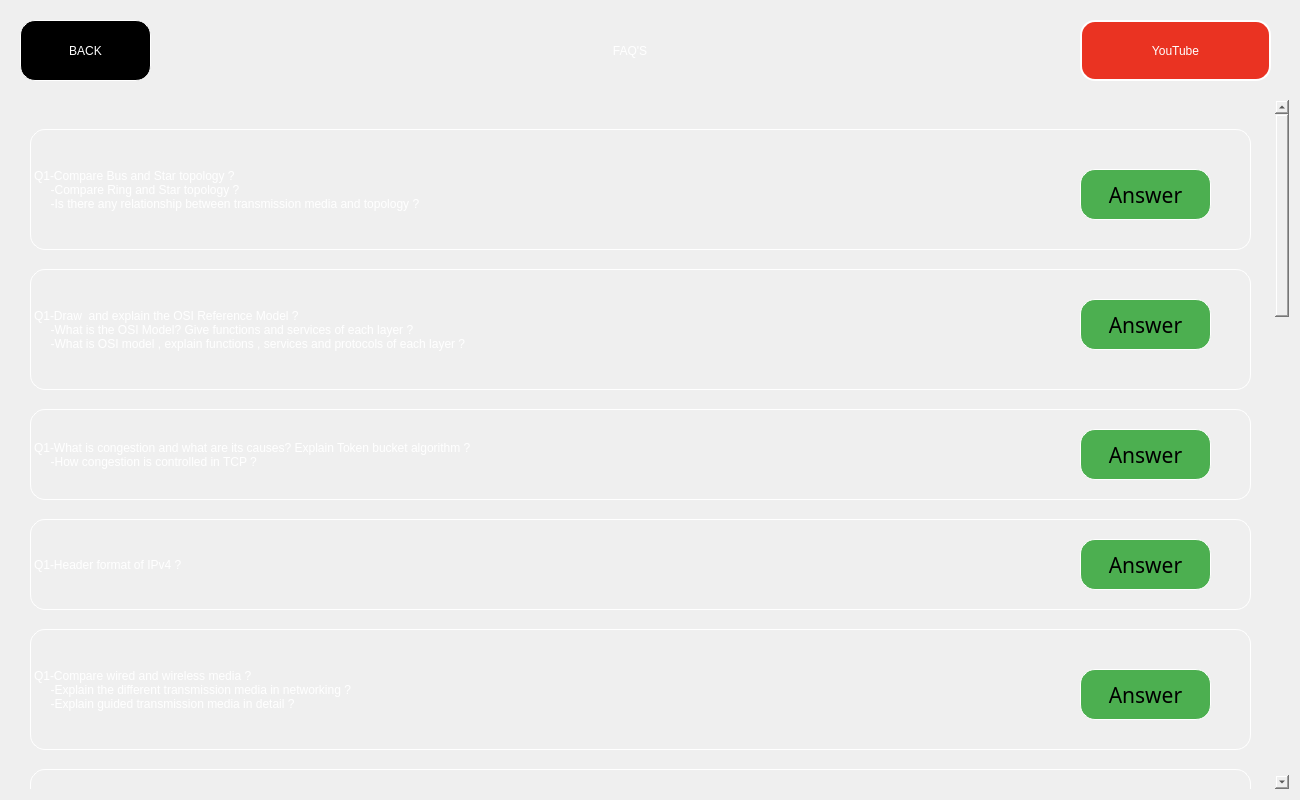
<?xml version="1.0" encoding="UTF-8"?>
<ui version="4.0">
 <class>MainWindow</class>
 <widget class="QMainWindow" name="MainWindow">
  <property name="geometry">
   <rect>
    <x>0</x>
    <y>0</y>
    <width>1300</width>
    <height>800</height>
   </rect>
  </property>
  <property name="minimumSize">
   <size>
    <width>1300</width>
    <height>800</height>
   </size>
  </property>
  <property name="windowTitle">
   <string>DARN IT</string>
  </property>
  <property name="windowIcon">
   <iconset>
    <normaloff>pictures/icon.png</normaloff>pictures/icon.png</iconset>
  </property>
  <property name="styleSheet">
   <string notr="true"/>
  </property>
  <widget class="QWidget" name="centralwidget">
   <widget class="QLabel" name="title">
    <property name="geometry">
     <rect>
      <x>300</x>
      <y>20</y>
      <width>660</width>
      <height>61</height>
     </rect>
    </property>
    <property name="styleSheet">
     <string notr="true">color: rgb(255, 255, 255);
font: 22pt &quot;Artifakt Element&quot;;
background : transparent;</string>
    </property>
    <property name="text">
     <string>FAQ'S</string>
    </property>
    <property name="alignment">
     <set>Qt::AlignCenter</set>
    </property>
   </widget>
   <widget class="QPushButton" name="back">
    <property name="geometry">
     <rect>
      <x>20</x>
      <y>20</y>
      <width>131</width>
      <height>61</height>
     </rect>
    </property>
    <property name="styleSheet">
     <string notr="true">background-color:rgb(0, 0, 0);
color:rgb(255, 255, 255);
font: 16pt &quot;Artifakt Element&quot;;
border : outset ;
border-width : 1px;
border-color: rgb(255, 255, 255);
border-radius : 15px;


</string>
    </property>
    <property name="text">
     <string>BACK</string>
    </property>
   </widget>
   <widget class="QScrollArea" name="scrollArea">
    <property name="geometry">
     <rect>
      <x>10</x>
      <y>99</y>
      <width>1280</width>
      <height>691</height>
     </rect>
    </property>
    <property name="minimumSize">
     <size>
      <width>1280</width>
      <height>680</height>
     </size>
    </property>
    <property name="styleSheet">
     <string notr="true">background : transparent;</string>
    </property>
    <property name="verticalScrollBarPolicy">
     <enum>Qt::ScrollBarAlwaysOn</enum>
    </property>
    <property name="horizontalScrollBarPolicy">
     <enum>Qt::ScrollBarAlwaysOff</enum>
    </property>
    <property name="widgetResizable">
     <bool>true</bool>
    </property>
    <widget class="QWidget" name="scrollAreaWidgetContents_2">
     <property name="geometry">
      <rect>
       <x>0</x>
       <y>0</y>
       <width>1257</width>
       <height>2238</height>
      </rect>
     </property>
     <layout class="QVBoxLayout" name="verticalLayout">
      <item>
       <widget class="QFrame" name="frame">
        <property name="minimumSize">
         <size>
          <width>0</width>
          <height>2220</height>
         </size>
        </property>
        <property name="styleSheet">
         <string notr="true">background : transparent;</string>
        </property>
        <property name="frameShape">
         <enum>QFrame::StyledPanel</enum>
        </property>
        <property name="frameShadow">
         <enum>QFrame::Raised</enum>
        </property>
        <widget class="QLabel" name="label_2">
         <property name="geometry">
          <rect>
           <x>10</x>
           <y>20</y>
           <width>1221</width>
           <height>121</height>
          </rect>
         </property>
         <property name="styleSheet">
          <string notr="true">color: rgb(255, 255, 255);
font: 16pt &quot;Artifakt Element&quot;;
background : transparent;
border : outset ;
border-width : 1px;
border-color: rgb(255, 255, 255);
border-radius : 15px</string>
         </property>
         <property name="text">
          <string>Q1-Compare Bus and Star topology ?
     -Compare Ring and Star topology ?
     -Is there any relationship between transmission media and topology ?</string>
         </property>
         <property name="alignment">
          <set>Qt::AlignLeading|Qt::AlignLeft|Qt::AlignVCenter</set>
         </property>
        </widget>
        <widget class="QLabel" name="label_3">
         <property name="geometry">
          <rect>
           <x>10</x>
           <y>160</y>
           <width>1221</width>
           <height>121</height>
          </rect>
         </property>
         <property name="styleSheet">
          <string notr="true">color: rgb(255, 255, 255);
font: 16pt &quot;Artifakt Element&quot;;
background : transparent;
border : outset ;
border-width : 1px;
border-color: rgb(255, 255, 255);
border-radius : 15px</string>
         </property>
         <property name="text">
          <string>Q1-Draw  and explain the OSI Reference Model ?
     -What is the OSI Model? Give functions and services of each layer ?
     -What is OSI model , explain functions , services and protocols of each layer ?</string>
         </property>
         <property name="alignment">
          <set>Qt::AlignLeading|Qt::AlignLeft|Qt::AlignVCenter</set>
         </property>
        </widget>
        <widget class="QLabel" name="label_4">
         <property name="geometry">
          <rect>
           <x>10</x>
           <y>300</y>
           <width>1221</width>
           <height>91</height>
          </rect>
         </property>
         <property name="styleSheet">
          <string notr="true">color: rgb(255, 255, 255);
font: 16pt &quot;Artifakt Element&quot;;
background : transparent;
border : outset ;
border-width : 1px;
border-color: rgb(255, 255, 255);
border-radius : 15px</string>
         </property>
         <property name="text">
          <string>Q1-What is congestion and what are its causes? Explain Token bucket algorithm ?
     -How congestion is controlled in TCP ?</string>
         </property>
         <property name="alignment">
          <set>Qt::AlignLeading|Qt::AlignLeft|Qt::AlignVCenter</set>
         </property>
        </widget>
        <widget class="QLabel" name="label_5">
         <property name="geometry">
          <rect>
           <x>10</x>
           <y>410</y>
           <width>1221</width>
           <height>91</height>
          </rect>
         </property>
         <property name="styleSheet">
          <string notr="true">color: rgb(255, 255, 255);
font: 16pt &quot;Artifakt Element&quot;;
background : transparent;
border : outset ;
border-width : 1px;
border-color: rgb(255, 255, 255);
border-radius : 15px</string>
         </property>
         <property name="text">
          <string>Q1-Header format of IPv4 ?</string>
         </property>
         <property name="alignment">
          <set>Qt::AlignLeading|Qt::AlignLeft|Qt::AlignVCenter</set>
         </property>
        </widget>
        <widget class="QLabel" name="label_6">
         <property name="geometry">
          <rect>
           <x>10</x>
           <y>520</y>
           <width>1221</width>
           <height>121</height>
          </rect>
         </property>
         <property name="styleSheet">
          <string notr="true">color: rgb(255, 255, 255);
font: 16pt &quot;Artifakt Element&quot;;
background : transparent;
border : outset ;
border-width : 1px;
border-color: rgb(255, 255, 255);
border-radius : 15px</string>
         </property>
         <property name="text">
          <string>Q1-Compare wired and wireless media ?
     -Explain the different transmission media in networking ?
     -Explain guided transmission media in detail ?</string>
         </property>
         <property name="alignment">
          <set>Qt::AlignLeading|Qt::AlignLeft|Qt::AlignVCenter</set>
         </property>
        </widget>
        <widget class="QLabel" name="label_7">
         <property name="geometry">
          <rect>
           <x>10</x>
           <y>660</y>
           <width>1221</width>
           <height>151</height>
          </rect>
         </property>
         <property name="styleSheet">
          <string notr="true">color: rgb(255, 255, 255);
font: 16pt &quot;Artifakt Element&quot;;
background : transparent;
border : outset ;
border-width : 1px;
border-color: rgb(255, 255, 255);
border-radius : 15px</string>
         </property>
         <property name="text">
          <string>Q1-Explain ALOHA and Slotted ALOHA ?
    -Examine different types of ALOHA ?
    -What is pure ALOHA and slotted ALOHA , what is efficiency , justify your answer ?
    -Compare pure and slotted ALOHA ?</string>
         </property>
         <property name="alignment">
          <set>Qt::AlignLeading|Qt::AlignLeft|Qt::AlignVCenter</set>
         </property>
        </widget>
        <widget class="QLabel" name="label_8">
         <property name="geometry">
          <rect>
           <x>10</x>
           <y>830</y>
           <width>1221</width>
           <height>101</height>
          </rect>
         </property>
         <property name="styleSheet">
          <string notr="true">color: rgb(255, 255, 255);
font: 16pt &quot;Artifakt Element&quot;;
background : transparent;
border : outset ;
border-width : 1px;
border-color: rgb(255, 255, 255);
border-radius : 15px</string>
         </property>
         <property name="text">
          <string>Q1-What is HDLC , Compare frame formats,I frame , S frame , U frame ?
    -Explain HDLC protocol along with its frame structure ?   </string>
         </property>
         <property name="alignment">
          <set>Qt::AlignLeading|Qt::AlignLeft|Qt::AlignVCenter</set>
         </property>
        </widget>
        <widget class="QLabel" name="label_9">
         <property name="geometry">
          <rect>
           <x>10</x>
           <y>950</y>
           <width>1221</width>
           <height>101</height>
          </rect>
         </property>
         <property name="styleSheet">
          <string notr="true">color: rgb(255, 255, 255);
font: 16pt &quot;Artifakt Element&quot;;
background : transparent;
border : outset ;
border-width : 1px;
border-color: rgb(255, 255, 255);
border-radius : 15px</string>
         </property>
         <property name="text">
          <string>Q1-Explain IP address and subnet mask ?
    -What is IP addressing?How it is classified?How is subnet addressing performed ?</string>
         </property>
         <property name="alignment">
          <set>Qt::AlignLeading|Qt::AlignLeft|Qt::AlignVCenter</set>
         </property>
        </widget>
        <widget class="QLabel" name="label_10">
         <property name="geometry">
          <rect>
           <x>10</x>
           <y>1070</y>
           <width>1221</width>
           <height>101</height>
          </rect>
         </property>
         <property name="styleSheet">
          <string notr="true">color: rgb(255, 255, 255);
font: 16pt &quot;Artifakt Element&quot;;
background : transparent;
border : outset ;
border-width : 1px;
border-color: rgb(255, 255, 255);
border-radius : 15px</string>
         </property>
         <property name="text">
          <string>Q1-Explain CSMA/CD ?
    -What is p persistant CSMA ?</string>
         </property>
         <property name="alignment">
          <set>Qt::AlignLeading|Qt::AlignLeft|Qt::AlignVCenter</set>
         </property>
        </widget>
        <widget class="QLabel" name="label_11">
         <property name="geometry">
          <rect>
           <x>0</x>
           <y>1190</y>
           <width>1231</width>
           <height>101</height>
          </rect>
         </property>
         <property name="styleSheet">
          <string notr="true">color: rgb(255, 255, 255);
font: 16pt &quot;Artifakt Element&quot;;
background : transparent;
border : outset ;
border-width : 1px;
border-color: rgb(255, 255, 255);
border-radius : 15px</string>
         </property>
         <property name="text">
          <string>Q1-Compare LAN,MAN,WAN ?
    -Examine advantages of LAN,MAN,WAN ?</string>
         </property>
         <property name="alignment">
          <set>Qt::AlignLeading|Qt::AlignLeft|Qt::AlignVCenter</set>
         </property>
        </widget>
        <widget class="QLabel" name="label_12">
         <property name="geometry">
          <rect>
           <x>0</x>
           <y>1310</y>
           <width>1231</width>
           <height>81</height>
          </rect>
         </property>
         <property name="styleSheet">
          <string notr="true">color: rgb(255, 255, 255);
font: 16pt &quot;Artifakt Element&quot;;
background : transparent;
border : outset ;
border-width : 1px;
border-color: rgb(255, 255, 255);
border-radius : 15px</string>
         </property>
         <property name="text">
          <string>Q1-Compare TCP and UDP ?</string>
         </property>
         <property name="alignment">
          <set>Qt::AlignLeading|Qt::AlignLeft|Qt::AlignVCenter</set>
         </property>
        </widget>
        <widget class="QLabel" name="label_13">
         <property name="geometry">
          <rect>
           <x>0</x>
           <y>1410</y>
           <width>1231</width>
           <height>251</height>
          </rect>
         </property>
         <property name="styleSheet">
          <string notr="true">color: rgb(255, 255, 255);
font: 16pt &quot;Artifakt Element&quot;;
background : transparent;
border : outset ;
border-width : 1px;
border-color: rgb(255, 255, 255);
border-radius : 15px</string>
         </property>
         <property name="text">
          <string>Q1-Suppose you develop a error recovery protocol for a link that is unreliable and delay sensitive ,
     which of the following protocol you wold choose -
     1)stop and wait 
     2) selective repeat 
     3)Go back?
    -What is difference between stop and wait and sliding window protocol ?
     Explain selective repeat protocol? </string>
         </property>
         <property name="alignment">
          <set>Qt::AlignLeading|Qt::AlignLeft|Qt::AlignVCenter</set>
         </property>
        </widget>
        <widget class="QLabel" name="label_14">
         <property name="geometry">
          <rect>
           <x>0</x>
           <y>1680</y>
           <width>1231</width>
           <height>161</height>
          </rect>
         </property>
         <property name="styleSheet">
          <string notr="true">color: rgb(255, 255, 255);
font: 16pt &quot;Artifakt Element&quot;;
background : transparent;
border : outset ;
border-width : 1px;
border-color: rgb(255, 255, 255);
border-radius : 15px</string>
         </property>
         <property name="text">
          <string>Q1-Generate the CRC code for a dataword  110010101.The divisor 10101.
    -Check whether there are errors in the received codeword ?
     Short note on CRC and checksum ?</string>
         </property>
         <property name="alignment">
          <set>Qt::AlignLeading|Qt::AlignLeft|Qt::AlignVCenter</set>
         </property>
        </widget>
        <widget class="QLabel" name="label_15">
         <property name="geometry">
          <rect>
           <x>0</x>
           <y>1860</y>
           <width>1231</width>
           <height>161</height>
          </rect>
         </property>
         <property name="styleSheet">
          <string notr="true">color: rgb(255, 255, 255);
font: 16pt &quot;Artifakt Element&quot;;
background : transparent;
border : outset ;
border-width : 1px;
border-color: rgb(255, 255, 255);
border-radius : 15px</string>
         </property>
         <property name="text">
          <string>Q1-What is routing in network , explain shortest routing path routing protocol ?
    -What are three main functions of network layer?What is routing ?
     What is shortest path routing ?</string>
         </property>
         <property name="alignment">
          <set>Qt::AlignLeading|Qt::AlignLeft|Qt::AlignVCenter</set>
         </property>
        </widget>
        <widget class="QLabel" name="label_16">
         <property name="geometry">
          <rect>
           <x>0</x>
           <y>2040</y>
           <width>1231</width>
           <height>161</height>
          </rect>
         </property>
         <property name="styleSheet">
          <string notr="true">color: rgb(255, 255, 255);
font: 16pt &quot;Artifakt Element&quot;;
background : transparent;
border : outset ;
border-width : 1px;
border-color: rgb(255, 255, 255);
border-radius : 15px</string>
         </property>
         <property name="text">
          <string>Q1-Compare Message Switching and Circuit Switching ?
    -Diffrenciate between message switching , circuit switching and packet switching ?</string>
         </property>
         <property name="alignment">
          <set>Qt::AlignLeading|Qt::AlignLeft|Qt::AlignVCenter</set>
         </property>
        </widget>
        <widget class="QPushButton" name="ans1">
         <property name="geometry">
          <rect>
           <x>1060</x>
           <y>60</y>
           <width>131</width>
           <height>51</height>
          </rect>
         </property>
         <property name="font">
          <font>
           <family>Artifakt Element</family>
           <pointsize>16</pointsize>
           <weight>50</weight>
           <italic>false</italic>
           <bold>false</bold>
          </font>
         </property>
         <property name="autoFillBackground">
          <bool>false</bool>
         </property>
         <property name="styleSheet">
          <string notr="true">background-color:#4CAF50;
color: rgb(0, 0, 0);
font: 16pt &quot;Artifakt Element&quot;;
border : outset ;
border-width : 1px;
border-color: rgb(255, 255, 255);
border-radius : 15px;


</string>
         </property>
         <property name="text">
          <string>Answer</string>
         </property>
        </widget>
        <widget class="QPushButton" name="ans2">
         <property name="geometry">
          <rect>
           <x>1060</x>
           <y>190</y>
           <width>131</width>
           <height>51</height>
          </rect>
         </property>
         <property name="font">
          <font>
           <family>Artifakt Element</family>
           <pointsize>16</pointsize>
           <weight>50</weight>
           <italic>false</italic>
           <bold>false</bold>
          </font>
         </property>
         <property name="autoFillBackground">
          <bool>false</bool>
         </property>
         <property name="styleSheet">
          <string notr="true">background-color:#4CAF50;
color: rgb(0, 0, 0);
font: 16pt &quot;Artifakt Element&quot;;
border : outset ;
border-width : 1px;
border-color: rgb(255, 255, 255);
border-radius : 15px;


</string>
         </property>
         <property name="text">
          <string>Answer</string>
         </property>
        </widget>
        <widget class="QPushButton" name="ans3">
         <property name="geometry">
          <rect>
           <x>1060</x>
           <y>320</y>
           <width>131</width>
           <height>51</height>
          </rect>
         </property>
         <property name="font">
          <font>
           <family>Artifakt Element</family>
           <pointsize>16</pointsize>
           <weight>50</weight>
           <italic>false</italic>
           <bold>false</bold>
          </font>
         </property>
         <property name="autoFillBackground">
          <bool>false</bool>
         </property>
         <property name="styleSheet">
          <string notr="true">background-color:#4CAF50;
color: rgb(0, 0, 0);
font: 16pt &quot;Artifakt Element&quot;;
border : outset ;
border-width : 1px;
border-color: rgb(255, 255, 255);
border-radius : 15px;


</string>
         </property>
         <property name="text">
          <string>Answer</string>
         </property>
        </widget>
        <widget class="QPushButton" name="ans4">
         <property name="geometry">
          <rect>
           <x>1060</x>
           <y>430</y>
           <width>131</width>
           <height>51</height>
          </rect>
         </property>
         <property name="font">
          <font>
           <family>Artifakt Element</family>
           <pointsize>16</pointsize>
           <weight>50</weight>
           <italic>false</italic>
           <bold>false</bold>
          </font>
         </property>
         <property name="autoFillBackground">
          <bool>false</bool>
         </property>
         <property name="styleSheet">
          <string notr="true">background-color:#4CAF50;
color: rgb(0, 0, 0);
font: 16pt &quot;Artifakt Element&quot;;
border : outset ;
border-width : 1px;
border-color: rgb(255, 255, 255);
border-radius : 15px;


</string>
         </property>
         <property name="text">
          <string>Answer</string>
         </property>
        </widget>
        <widget class="QPushButton" name="ans5">
         <property name="geometry">
          <rect>
           <x>1060</x>
           <y>560</y>
           <width>131</width>
           <height>51</height>
          </rect>
         </property>
         <property name="font">
          <font>
           <family>Artifakt Element</family>
           <pointsize>16</pointsize>
           <weight>50</weight>
           <italic>false</italic>
           <bold>false</bold>
          </font>
         </property>
         <property name="autoFillBackground">
          <bool>false</bool>
         </property>
         <property name="styleSheet">
          <string notr="true">background-color:#4CAF50;
color: rgb(0, 0, 0);
font: 16pt &quot;Artifakt Element&quot;;
border : outset ;
border-width : 1px;
border-color: rgb(255, 255, 255);
border-radius : 15px;


</string>
         </property>
         <property name="text">
          <string>Answer</string>
         </property>
        </widget>
        <widget class="QPushButton" name="ans6">
         <property name="geometry">
          <rect>
           <x>1060</x>
           <y>680</y>
           <width>131</width>
           <height>51</height>
          </rect>
         </property>
         <property name="font">
          <font>
           <family>Artifakt Element</family>
           <pointsize>16</pointsize>
           <weight>50</weight>
           <italic>false</italic>
           <bold>false</bold>
          </font>
         </property>
         <property name="autoFillBackground">
          <bool>false</bool>
         </property>
         <property name="styleSheet">
          <string notr="true">background-color:#4CAF50;
color: rgb(0, 0, 0);
font: 16pt &quot;Artifakt Element&quot;;
border : outset ;
border-width : 1px;
border-color: rgb(255, 255, 255);
border-radius : 15px;


</string>
         </property>
         <property name="text">
          <string>Answer</string>
         </property>
        </widget>
        <widget class="QPushButton" name="ans7">
         <property name="geometry">
          <rect>
           <x>1060</x>
           <y>850</y>
           <width>131</width>
           <height>51</height>
          </rect>
         </property>
         <property name="font">
          <font>
           <family>Artifakt Element</family>
           <pointsize>16</pointsize>
           <weight>50</weight>
           <italic>false</italic>
           <bold>false</bold>
          </font>
         </property>
         <property name="autoFillBackground">
          <bool>false</bool>
         </property>
         <property name="styleSheet">
          <string notr="true">background-color:#4CAF50;
color: rgb(0, 0, 0);
font: 16pt &quot;Artifakt Element&quot;;
border : outset ;
border-width : 1px;
border-color: rgb(255, 255, 255);
border-radius : 15px;


</string>
         </property>
         <property name="text">
          <string>Answer</string>
         </property>
        </widget>
        <widget class="QPushButton" name="ans8">
         <property name="geometry">
          <rect>
           <x>1060</x>
           <y>970</y>
           <width>131</width>
           <height>51</height>
          </rect>
         </property>
         <property name="font">
          <font>
           <family>Artifakt Element</family>
           <pointsize>16</pointsize>
           <weight>50</weight>
           <italic>false</italic>
           <bold>false</bold>
          </font>
         </property>
         <property name="autoFillBackground">
          <bool>false</bool>
         </property>
         <property name="styleSheet">
          <string notr="true">background-color:#4CAF50;
color: rgb(0, 0, 0);
font: 16pt &quot;Artifakt Element&quot;;
border : outset ;
border-width : 1px;
border-color: rgb(255, 255, 255);
border-radius : 15px;


</string>
         </property>
         <property name="text">
          <string>Answer</string>
         </property>
        </widget>
        <widget class="QPushButton" name="ans9">
         <property name="geometry">
          <rect>
           <x>1060</x>
           <y>1090</y>
           <width>131</width>
           <height>51</height>
          </rect>
         </property>
         <property name="font">
          <font>
           <family>Artifakt Element</family>
           <pointsize>16</pointsize>
           <weight>50</weight>
           <italic>false</italic>
           <bold>false</bold>
          </font>
         </property>
         <property name="autoFillBackground">
          <bool>false</bool>
         </property>
         <property name="styleSheet">
          <string notr="true">background-color:#4CAF50;
color: rgb(0, 0, 0);
font: 16pt &quot;Artifakt Element&quot;;
border : outset ;
border-width : 1px;
border-color: rgb(255, 255, 255);
border-radius : 15px;


</string>
         </property>
         <property name="text">
          <string>Answer</string>
         </property>
        </widget>
        <widget class="QPushButton" name="ans10">
         <property name="geometry">
          <rect>
           <x>1060</x>
           <y>1210</y>
           <width>131</width>
           <height>51</height>
          </rect>
         </property>
         <property name="font">
          <font>
           <family>Artifakt Element</family>
           <pointsize>16</pointsize>
           <weight>50</weight>
           <italic>false</italic>
           <bold>false</bold>
          </font>
         </property>
         <property name="autoFillBackground">
          <bool>false</bool>
         </property>
         <property name="styleSheet">
          <string notr="true">background-color:#4CAF50;
color: rgb(0, 0, 0);
font: 16pt &quot;Artifakt Element&quot;;
border : outset ;
border-width : 1px;
border-color: rgb(255, 255, 255);
border-radius : 15px;


</string>
         </property>
         <property name="text">
          <string>Answer</string>
         </property>
        </widget>
        <widget class="QPushButton" name="ans11">
         <property name="geometry">
          <rect>
           <x>1060</x>
           <y>1320</y>
           <width>131</width>
           <height>51</height>
          </rect>
         </property>
         <property name="font">
          <font>
           <family>Artifakt Element</family>
           <pointsize>16</pointsize>
           <weight>50</weight>
           <italic>false</italic>
           <bold>false</bold>
          </font>
         </property>
         <property name="autoFillBackground">
          <bool>false</bool>
         </property>
         <property name="styleSheet">
          <string notr="true">background-color:#4CAF50;
color: rgb(0, 0, 0);
font: 16pt &quot;Artifakt Element&quot;;
border : outset ;
border-width : 1px;
border-color: rgb(255, 255, 255);
border-radius : 15px;


</string>
         </property>
         <property name="text">
          <string>Answer</string>
         </property>
        </widget>
        <widget class="QPushButton" name="ans12">
         <property name="geometry">
          <rect>
           <x>1060</x>
           <y>1530</y>
           <width>131</width>
           <height>51</height>
          </rect>
         </property>
         <property name="font">
          <font>
           <family>Artifakt Element</family>
           <pointsize>16</pointsize>
           <weight>50</weight>
           <italic>false</italic>
           <bold>false</bold>
          </font>
         </property>
         <property name="autoFillBackground">
          <bool>false</bool>
         </property>
         <property name="styleSheet">
          <string notr="true">background-color:#4CAF50;
color: rgb(0, 0, 0);
font: 16pt &quot;Artifakt Element&quot;;
border : outset ;
border-width : 1px;
border-color: rgb(255, 255, 255);
border-radius : 15px;


</string>
         </property>
         <property name="text">
          <string>Answer</string>
         </property>
        </widget>
        <widget class="QPushButton" name="asn13">
         <property name="geometry">
          <rect>
           <x>1060</x>
           <y>1730</y>
           <width>131</width>
           <height>51</height>
          </rect>
         </property>
         <property name="font">
          <font>
           <family>Artifakt Element</family>
           <pointsize>16</pointsize>
           <weight>50</weight>
           <italic>false</italic>
           <bold>false</bold>
          </font>
         </property>
         <property name="autoFillBackground">
          <bool>false</bool>
         </property>
         <property name="styleSheet">
          <string notr="true">background-color:#4CAF50;
color: rgb(0, 0, 0);
font: 16pt &quot;Artifakt Element&quot;;
border : outset ;
border-width : 1px;
border-color: rgb(255, 255, 255);
border-radius : 15px;


</string>
         </property>
         <property name="text">
          <string>Answer</string>
         </property>
        </widget>
        <widget class="QPushButton" name="ans14">
         <property name="geometry">
          <rect>
           <x>1060</x>
           <y>1910</y>
           <width>131</width>
           <height>51</height>
          </rect>
         </property>
         <property name="font">
          <font>
           <family>Artifakt Element</family>
           <pointsize>16</pointsize>
           <weight>50</weight>
           <italic>false</italic>
           <bold>false</bold>
          </font>
         </property>
         <property name="autoFillBackground">
          <bool>false</bool>
         </property>
         <property name="styleSheet">
          <string notr="true">background-color:#4CAF50;
color: rgb(0, 0, 0);
font: 16pt &quot;Artifakt Element&quot;;
border : outset ;
border-width : 1px;
border-color: rgb(255, 255, 255);
border-radius : 15px;


</string>
         </property>
         <property name="text">
          <string>Answer</string>
         </property>
        </widget>
        <widget class="QPushButton" name="ans15">
         <property name="geometry">
          <rect>
           <x>1060</x>
           <y>2080</y>
           <width>131</width>
           <height>51</height>
          </rect>
         </property>
         <property name="font">
          <font>
           <family>Artifakt Element</family>
           <pointsize>16</pointsize>
           <weight>50</weight>
           <italic>false</italic>
           <bold>false</bold>
          </font>
         </property>
         <property name="autoFillBackground">
          <bool>false</bool>
         </property>
         <property name="styleSheet">
          <string notr="true">background-color:#4CAF50;
color: rgb(0, 0, 0);
font: 16pt &quot;Artifakt Element&quot;;
border : outset ;
border-width : 1px;
border-color: rgb(255, 255, 255);
border-radius : 15px;


</string>
         </property>
         <property name="text">
          <string>Answer</string>
         </property>
        </widget>
       </widget>
      </item>
     </layout>
    </widget>
   </widget>
   <widget class="QPushButton" name="yt">
    <property name="geometry">
     <rect>
      <x>1080</x>
      <y>20</y>
      <width>191</width>
      <height>61</height>
     </rect>
    </property>
    <property name="styleSheet">
     <string notr="true">background-color:rgb(234, 51, 34);
color:rgb(255, 255, 255);
font: 14pt &quot;Artifakt Element&quot;;
border : outset ;
border-width : 2px;
border-color: rgb(255, 255, 255);
border-radius : 15px</string>
    </property>
    <property name="text">
     <string>YouTube</string>
    </property>
   </widget>
   <widget class="QLabel" name="label_19">
    <property name="geometry">
     <rect>
      <x>0</x>
      <y>0</y>
      <width>1300</width>
      <height>800</height>
     </rect>
    </property>
    <property name="text">
     <string/>
    </property>
    <property name="pixmap">
     <pixmap>pictures/try2-dark-stripes-background-elegant-design-wallpapers_518299-1505.jpg</pixmap>
    </property>
   </widget>
   <zorder>label_19</zorder>
   <zorder>title</zorder>
   <zorder>back</zorder>
   <zorder>scrollArea</zorder>
   <zorder>yt</zorder>
  </widget>
 </widget>
 <resources>
  <include location="../pictures/source1.qrc"/>
 </resources>
 <connections/>
</ui>
